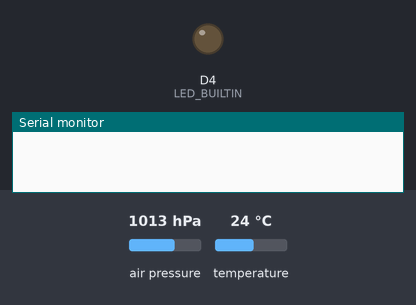
Simulated run of this sketch. Board: ESP8266 (NodeMCU). Parts: output pins drawn as LEDs (lit = HIGH, except the on-board LED, lit = LOW), the last lines printed to the serial monitor. The test bench sets the inputs (shaded band); at power-on: air pressure 1013 hPa, temperature 24 °C. WiFi joins after 1.5 s; servers stay silent unless stated; the local clock reads 2024-03-15 10:24:30 at power-on unless the sketch sets it; storage starts empty; no MQTT or app messages arrive unless stated.

Above: at 0.0 s.
At 1.8 s:
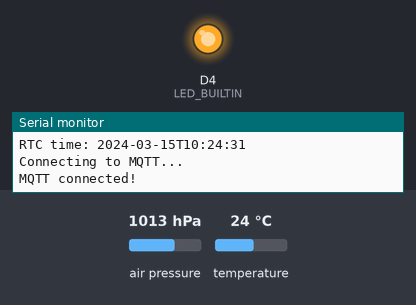
Timing chart, 0 to 3.3 s (numbered marks = the images above):
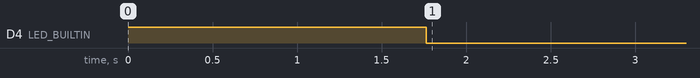

The sketch:

sketch_bmpesp8266.ino
```cpp
#include <ESP8266WiFi.h>
#include <PubSubClient.h>
#include <FS.h>
#include <Wire.h>
#include <RTClib.h>
#include <ArduinoJson.h>
#include <time.h>
#include <Adafruit_BMP280.h>

#define RTC_SDA D6  // Using D6 as SDA (GPIO12)
#define RTC_SCL D5  // Using D5 as SCL (GPIO14)

// Wi-Fi and MQTT credentials
const char* ssid = "";
const char* password = "";

// Emqx
const char* mqtt_server = "";
const char* mqtt_user = "";
const char* mqtt_pass = "";

// NTP Server settings
const char *ntp_server = "pool.ntp.org";     // Default NTP server
// const char* ntp_server = "cn.pool.ntp.org"; // Recommended NTP server for users in China
const long gmt_offset_sec = 7 * 3600;            // GMT offset in seconds (GMT+7 for Jakarta)
const int daylight_offset_sec = 0;        // Daylight saving time offset in seconds

// WiFi and MQTT client initialization
BearSSL::WiFiClientSecure espClient;
PubSubClient client(espClient);

// SSL certificate for MQTT broker
// Load DigiCert Global Root CA ca_cert, which is used by EMQX Serverless Deployment
static const char ca_cert[] PROGMEM = R"EOF(
-----BEGIN CERTIFICATE-----
MIIDrzCCApegAwIBAgIQCDvgVpBCRrGhdWrJWZHHSjANBgkqhkiG9w0BAQUFADBh
MQswCQYDVQQGEwJVUzEVMBMGA1UEChMMRGlnaUNlcnQgSW5jMRkwFwYDVQQLExB3
d3cuZGlnaWNlcnQuY29tMSAwHgYDVQQDExdEaWdpQ2VydCBHbG9iYWwgUm9vdCBD
QTAeFw0wNjExMTAwMDAwMDBaFw0zMTExMTAwMDAwMDBaMGExCzAJBgNVBAYTAlVT
MRUwEwYDVQQKEwxEaWdpQ2VydCBJbmMxGTAXBgNVBAsTEHd3dy5kaWdpY2VydC5j
b20xIDAeBgNVBAMTF0RpZ2lDZXJ0IEdsb2JhbCBSb290IENBMIIBIjANBgkqhkiG
9w0BAQEFAAOCAQ8AMIIBCgKCAQEA4jvhEXLeqKTTo1eqUKKPC3eQyaKl7hLOllsB
CSDMAZOnTjC3U/dDxGkAV53ijSLdhwZAAIEJzs4bg7/fzTtxRuLWZscFs3YnFo97
nh6Vfe63SKMI2tavegw5BmV/Sl0fvBf4q77uKNd0f3p4mVmFaG5cIzJLv07A6Fpt
43C/dxC//AH2hdmoRBBYMql1GNXRor5H4idq9Joz+EkIYIvUX7Q6hL+hqkpMfT7P
T19sdl6gSzeRntwi5m3OFBqOasv+zbMUZBfHWymeMr/y7vrTC0LUq7dBMtoM1O/4
gdW7jVg/tRvoSSiicNoxBN33shbyTApOB6jtSj1etX+jkMOvJwIDAQABo2MwYTAO
BgNVHQ8BAf8EBAMCAYYwDwYDVR0TAQH/BAUwAwEB/zAdBgNVHQ4EFgQUA95QNVbR
TLtm8KPiGxvDl7I90VUwHwYDVR0jBBgwFoAUA95QNVbRTLtm8KPiGxvDl7I90VUw
DQYJKoZIhvcNAQEFBQADggEBAMucN6pIExIK+t1EnE9SsPTfrgT1eXkIoyQY/Esr
hMAtudXH/vTBH1jLuG2cenTnmCmrEbXjcKChzUyImZOMkXDiqw8cvpOp/2PV5Adg
06O/nVsJ8dWO41P0jmP6P6fbtGbfYmbW0W5BjfIttep3Sp+dWOIrWcBAI+0tKIJF
PnlUkiaY4IBIqDfv8NZ5YBberOgOzW6sRBc4L0na4UU+Krk2U886UAb3LujEV0ls
YSEY1QSteDwsOoBrp+uvFRTp2InBuThs4pFsiv9kuXclVzDAGySj4dzp30d8tbQk
CAUw7C29C79Fv1C5qfPrmAESrciIxpg0X40KPMbp1ZWVbd4=
-----END CERTIFICATE-----
)EOF";

RTC_DS3231 rtc;

Adafruit_BMP280 bmp; // I2C, Instantiate the BMP280 sensor object

String serial_number = "1101";
bool offlineDataSent = false;
unsigned long lastReconnectAttempt = 0;

void setup() {
  Serial.begin(9600);

  // Initialize LED pins
  pinMode(LED_BUILTIN, OUTPUT);
  digitalWrite(LED_BUILTIN, HIGH);

  // Wi-Fi setup
  WiFi.setAutoReconnect(true);
  WiFi.persistent(true);
  WiFi.begin(ssid, password);

  // EMQX
  client.setServer(mqtt_server, 8883);

  SPIFFS.begin();

  // Initialize I2C on custom pins
  Wire.begin(RTC_SDA, RTC_SCL);

  // Initialize RTC DS3231
  if (!rtc.begin()) {
    Serial.println("Couldn't find RTC");
    while (1);
  }
  Serial.println("RTC is online!");

  // Initialize BMP280 sensor
  if (!bmp.begin(0x76)) {  // Address 0x76 is common; some modules use 0x77.
    Serial.println("Could not find a valid BMP280 sensor, check wiring!");
    while (1);
  }

  // Optional: configure BMP280 settings if desired
  bmp.setSampling(Adafruit_BMP280::MODE_NORMAL,
                  Adafruit_BMP280::SAMPLING_X2,   // temperature oversampling
                  Adafruit_BMP280::SAMPLING_X16,  // pressure oversampling
                  Adafruit_BMP280::FILTER_X16,
                  Adafruit_BMP280::STANDBY_MS_500);
}

void loop() {
  if (WiFi.status() != WL_CONNECTED) {
    digitalWrite(LED_BUILTIN, HIGH);
    reconnectWiFi();
    offlineMode();
  }

  if (WiFi.status() == WL_CONNECTED) {
    syncTime();  // X.509 validation requires synchronization time
    if (!client.connected()) {
      reconnectMQTT();
      delay(2000);
    }
    client.loop();
    while (client.connected()) {
      publishOnline();
      delay(3000);
    }
  }
}

void syncTime() {
  configTime(gmt_offset_sec, daylight_offset_sec, ntp_server);
  Serial.print("Waiting for NTP time sync: ");
  while (time(nullptr) < 8 * 3600 * 2) {
      digitalWrite(LED_BUILTIN, LOW);
      delay(1000);
      digitalWrite(LED_BUILTIN, HIGH);
      Serial.print(".");
  }
  Serial.println("Time synchronized");
  struct tm timeinfo;
  if (getLocalTime(&timeinfo)) {
      Serial.print("Current time: ");
      Serial.println(asctime(&timeinfo));
      DateTime currentTime(timeinfo.tm_year + 1900, timeinfo.tm_mon + 1, timeinfo.tm_mday,
                         timeinfo.tm_hour, timeinfo.tm_min, timeinfo.tm_sec);
      rtc.adjust(currentTime);
      DateTime now = rtc.now();
      Serial.print("RTC time: ");
      Serial.println(now.timestamp());
  } else {
      Serial.println("Failed to obtain local time");
  }
}

void reconnectWiFi() {
  Serial.print("Connecting to Wi-Fi...");
  WiFi.begin(ssid, password);
  unsigned long startTime = millis();
  while (WiFi.status() != WL_CONNECTED && millis() - startTime < 10000) {
    Serial.print(".");
    yield(); // Allow background tasks (prevents WDT reset)
  }

  if (WiFi.status() == WL_CONNECTED) {
    Serial.println("\nWi-Fi connected!");
  } else {
    Serial.println("\nWi-Fi connection failed.");
  }
}

void sendOfflineData() {
  // Check if the file exists and if offline data has not already been sent
  if (!SPIFFS.exists("/data.txt") || offlineDataSent) return;

  File file = SPIFFS.open("/data.txt", "r"); // Open file in read mode
  if (!file) {
    Serial.println("Failed to open file SPIFFS for reading.");
    return;
  }

  Serial.println("Sending saved data to MQTT");
  while (file.available()) {
    String line = file.readStringUntil('\n');
    line.trim();
    if (line.length() > 0) {
      client.publish("luckyharvi/offline", line.c_str());
    } else {
      Serial.println("No data to send");
    }
  }
  file.close();
  SPIFFS.remove("/data.txt");
  offlineDataSent = true;
  Serial.println("Old data removed.");
}

void reconnectMQTT() {
  Serial.print("Connecting to MQTT...");
  BearSSL::X509List serverTrustedCA(ca_cert);
  espClient.setTrustAnchors(&serverTrustedCA);
  if (client.connect("ESP8266Lucky", mqtt_user, mqtt_pass)) {
    Serial.println("\nMQTT connected!");
    digitalWrite(LED_BUILTIN, LOW);
    client.publish("luckyharvi/status/1101", "online");
    sendOfflineData();
  } else {
    Serial.println("\nMQTT connection failed.");
  }
}

void publishOnline() {
  // Read sensor values from BMP280
  float pressure = bmp.readPressure() / 100.0F; // Convert Pa to hPa
  float temperature = bmp.readTemperature(); // Read temperature in Celsius
  float altitude = bmp.readAltitude(1013.25) * 100.0F; // Calculate altitude (in m) and convert to centimeters

  // Create JSON object
  StaticJsonDocument<200> jsonDoc;
  jsonDoc["pressure"] = pressure; // Mapped to pressure reading
  jsonDoc["distance"] = altitude; // Mapped to altitude reading (cm)
  jsonDoc["temperature"] = temperature;

  char buffer[256];
  serializeJson(jsonDoc, buffer);

  client.publish("luckyharvi/online", buffer);
  Serial.print("Published: ");
  Serial.println(buffer);
}

void offlineMode() {
  Serial.println("\nFailed to connect WiFi. Running offline mode.");

  while (WiFi.status() != WL_CONNECTED) {
    DateTime now = rtc.now();  // Get the current time from DS3231
    // Get the Unix timestamp (numeric value)
    unsigned long timestamp = now.unixtime();

    // Read sensor values from BMP280
    float pressure = bmp.readPressure() / 100.0F; // Convert Pa to hPa
    float temperature = bmp.readTemperature(); // Read temperature in Celsius
    float altitude = bmp.readAltitude(1013.25) * 100.0F; // Calculate altitude (in m) and convert to centimeters

    // JSON data
    String jsonData = "{\"timestamp\": " + String(timestamp) +
                 ", \"pressure\": " + String(pressure, 2) +
                 ", \"distance\": " + String(altitude, 2) +
                 ", \"temperature\": " + String(temperature, 2) + "}";


    saveDataToSPIFFS(jsonData);
    Serial.println("Saved offline: " + jsonData);
    delay(5000);
  }

  offlineDataSent = false;
}

void saveDataToSPIFFS(String data) {
  if (data.length() == 0) {
    Serial.println("[ERROR] No data to save.");
    return;
  }

  // Open file in append mode for adding new data
  File file = SPIFFS.open("/data.txt", "a");
  if (!file) {
    Serial.println("Failed to open SPIFFS for writing.");
    return;
  }

  file.println(data);
  file.close();
}
```

Measured:
- by itself, D4 (LED_BUILTIN): HIGH → LOW at 1.8 s
